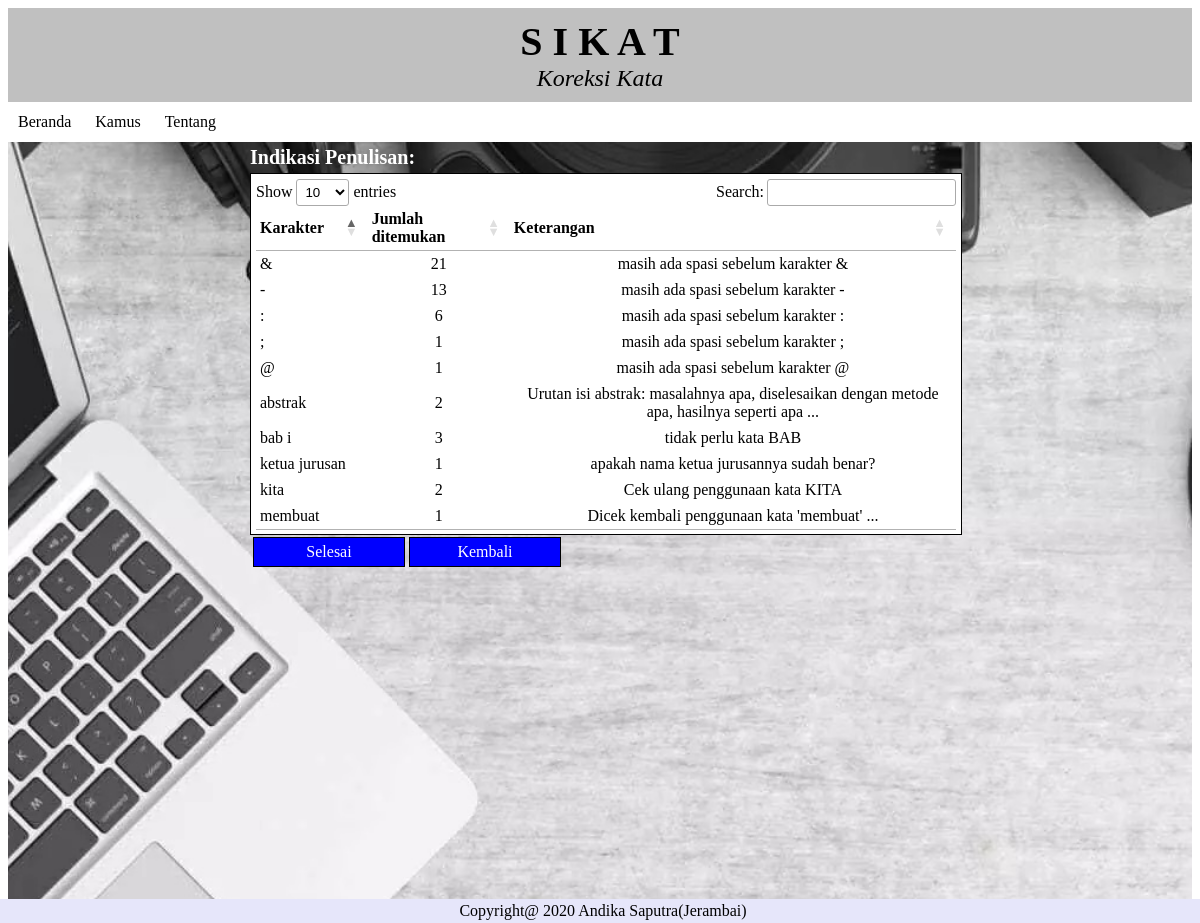
/cekat/file/karakter.php, run on an earlier commit of the app's database.
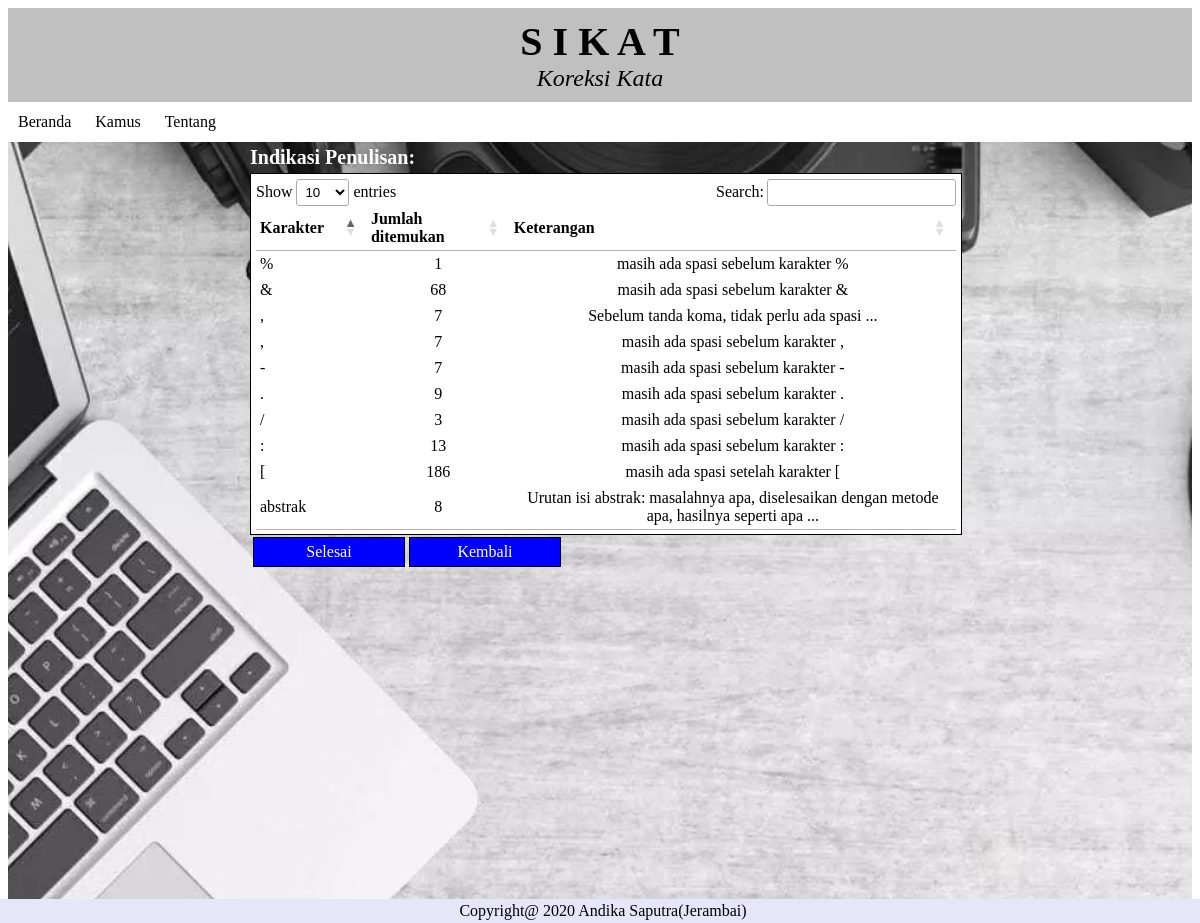
And on a later commit of the database.
### tables this page shows
CREATE TABLE `karakter` (
  `id` int(4) NOT NULL,
  `jumlah` int(10) NOT NULL DEFAULT '0',
  `karakter` char(46) DEFAULT NULL,
  `keterangan` char(116) DEFAULT NULL
);

### cekat/file/karakter.php (the view, shortened to what this page needs)
<html>
<head>
	<link rel="stylesheet" type="text/css" href="../style.css">
	<link rel="stylesheet" type="text/css" href="//cdn.datatables.net/1.10.19/css/jquery.dataTables.min.css">
  </head>
<body>
	<div class="latar">
	<div class="header">
	<header>
		<header class="judul"><b>S  I  K  A  T</b></header>
		<header class="deskripsi"><i>Koreksi Kata</i></header>
	</header>
	</div>
	<div id="menu">
	<?php include("../menubar.php"); ?>
	</div>
	<div class="tengah">
	<h2>Indikasi Penulisan:</h2>
	<div class = "auto">
	<table id="contact-detail" class="compact" cellspacing="0" width="100%">
<thead>
	<tr>
		<th>Karakter</th>
		<th>Jumlah ditemukan</th>
		<th>Keterangan</th>
	</tr>
</thead>
<tbody>
<?php
include "../koneksi.php";
$tampil=mysqli_query($conn,"SELECT karakter, jumlah, keterangan FROM karakter order by karakter desc");
	foreach($tampil as $kuy){
		if ($kuy['jumlah']==0) continue;
    echo "
		<tr>
		<td>".$kuy['karakter']."</td>
		<td align='center'>".$kuy['jumlah']."</td>
		<td align='center'>".$kuy['keterangan']."</td>
		</tr>
		";
    }
?>
</tbody>
</table>
</div>
<table>
<tr>
	<td align="center"><a href="baqo.php?data=upload" type="submit">Selesai</a></td>
  <td align="center"><a href="baqo.php?data=baca" type="submit">Kembali</a></td>
</tr>
</table>
</div>
<div id="footer">
Copyright@ 2020  Andika Saputra(Jerambai)
</div>
</div>
</body>
</html>

What changed in the data, as far as the page shows it:
no longer on this page (row edited): karakter: karakter "membuat", jumlah "1", keterangan "Dicek kembali penggunaan kata 'membuat' ..."
no longer on this page (row edited): karakter: karakter "kita", jumlah "2", keterangan "Cek ulang penggunaan kata KITA"
no longer on this page (row unchanged): karakter: karakter "bab i", jumlah "3", keterangan "tidak perlu kata BAB"
no longer on this page (row edited): karakter: karakter "ketua jurusan", jumlah "1", keterangan "apakah nama ketua jurusannya sudah benar?"
no longer on this page (row edited): karakter: karakter "@", jumlah "1", keterangan "masih ada spasi sebelum karakter @"
no longer on this page (row edited): karakter: karakter ";", jumlah "1", keterangan "masih ada spasi sebelum karakter ;"
now on this page (row edited): karakter: karakter "[", jumlah "186", keterangan "masih ada spasi setelah karakter ["
changed karakter "abstrak": jumlah "2" → "8"
changed karakter "masih ada spasi sebelum karakter :": jumlah "6" → "13"
now on this page (row edited): karakter: karakter "/", jumlah "3", keterangan "masih ada spasi sebelum karakter /"
now on this page (row edited): karakter: karakter ".", jumlah "9", keterangan "masih ada spasi sebelum karakter ."
changed karakter "masih ada spasi sebelum karakter -": jumlah "13" → "7"
now on this page (row edited): karakter: karakter ",", jumlah "7", keterangan "Sebelum tanda koma, tidak perlu ada spasi ..."
now on this page (row edited): karakter: karakter ",", jumlah "7", keterangan "masih ada spasi sebelum karakter ,"
changed karakter "masih ada spasi sebelum karakter &": jumlah "21" → "68"
now on this page (row edited): karakter: karakter "%", jumlah "1", keterangan "masih ada spasi sebelum karakter %"
